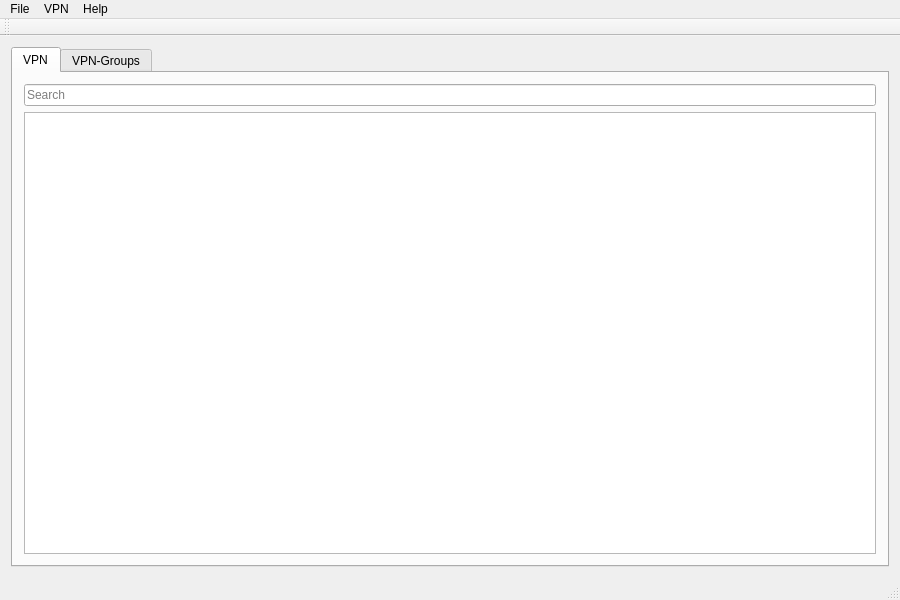
<?xml version="1.0" encoding="UTF-8"?>
<ui version="4.0">
 <class>MainWindow</class>
 <widget class="QMainWindow" name="MainWindow">
  <property name="geometry">
   <rect>
    <x>0</x>
    <y>0</y>
    <width>900</width>
    <height>600</height>
   </rect>
  </property>
  <property name="windowTitle">
   <string>OpenFortiGUI</string>
  </property>
  <widget class="QWidget" name="centralWidget">
   <layout class="QVBoxLayout" name="verticalLayout">
    <item>
     <widget class="QTabWidget" name="tabMain">
      <property name="currentIndex">
       <number>0</number>
      </property>
      <widget class="QWidget" name="tab">
       <attribute name="title">
        <string>VPN</string>
       </attribute>
       <layout class="QVBoxLayout" name="verticalLayout_2">
        <item>
         <widget class="QLineEdit" name="leSearch">
          <property name="placeholderText">
           <string>Search</string>
          </property>
          <property name="clearButtonEnabled">
           <bool>true</bool>
          </property>
         </widget>
        </item>
        <item>
         <widget class="QTreeView" name="tvVpnProfiles">
          <property name="contextMenuPolicy">
           <enum>Qt::CustomContextMenu</enum>
          </property>
          <property name="editTriggers">
           <set>QAbstractItemView::NoEditTriggers</set>
          </property>
          <property name="indentation">
           <number>15</number>
          </property>
          <property name="rootIsDecorated">
           <bool>true</bool>
          </property>
          <property name="sortingEnabled">
           <bool>true</bool>
          </property>
          <attribute name="headerShowSortIndicator" stdset="0">
           <bool>true</bool>
          </attribute>
         </widget>
        </item>
       </layout>
      </widget>
      <widget class="QWidget" name="tab_2">
       <attribute name="title">
        <string>VPN-Groups</string>
       </attribute>
       <layout class="QVBoxLayout" name="verticalLayout_3">
        <item>
         <widget class="QTreeView" name="tvVPNGroups">
          <property name="editTriggers">
           <set>QAbstractItemView::NoEditTriggers</set>
          </property>
          <property name="indentation">
           <number>10</number>
          </property>
          <property name="rootIsDecorated">
           <bool>false</bool>
          </property>
          <property name="sortingEnabled">
           <bool>true</bool>
          </property>
         </widget>
        </item>
       </layout>
      </widget>
     </widget>
    </item>
   </layout>
  </widget>
  <widget class="QMenuBar" name="menuBar">
   <property name="geometry">
    <rect>
     <x>0</x>
     <y>0</y>
     <width>900</width>
     <height>23</height>
    </rect>
   </property>
   <widget class="QMenu" name="menuDatei">
    <property name="title">
     <string>File</string>
    </property>
    <addaction name="actionMenuSettings"/>
    <addaction name="actionMenuWizard"/>
    <addaction name="actionMenuLogs"/>
    <addaction name="actionChangelog"/>
    <addaction name="separator"/>
    <addaction name="actionMenuHide"/>
    <addaction name="actionMenuExit"/>
   </widget>
   <widget class="QMenu" name="menuVPN">
    <property name="title">
     <string>VPN</string>
    </property>
    <addaction name="actionMenuConnect"/>
    <addaction name="actionMenuDisconnect"/>
    <addaction name="separator"/>
   </widget>
   <widget class="QMenu" name="menuHelp">
    <property name="title">
     <string>Help</string>
    </property>
    <addaction name="actionMenuAbout"/>
   </widget>
   <addaction name="menuDatei"/>
   <addaction name="menuVPN"/>
   <addaction name="menuHelp"/>
  </widget>
  <widget class="QToolBar" name="tbActions">
   <property name="contextMenuPolicy">
    <enum>Qt::NoContextMenu</enum>
   </property>
   <property name="toolButtonStyle">
    <enum>Qt::ToolButtonIconOnly</enum>
   </property>
   <attribute name="toolBarArea">
    <enum>TopToolBarArea</enum>
   </attribute>
   <attribute name="toolBarBreak">
    <bool>false</bool>
   </attribute>
  </widget>
  <widget class="QStatusBar" name="statusBar"/>
  <action name="actionMenuExit">
   <property name="icon">
    <iconset resource="res.qrc">
     <normaloff>:/img/quit.png</normaloff>:/img/quit.png</iconset>
   </property>
   <property name="text">
    <string>Exit</string>
   </property>
  </action>
  <action name="actionMenuAbout">
   <property name="icon">
    <iconset resource="res.qrc">
     <normaloff>:/img/about.png</normaloff>:/img/about.png</iconset>
   </property>
   <property name="text">
    <string>About</string>
   </property>
  </action>
  <action name="actionMenuConnect">
   <property name="icon">
    <iconset resource="res.qrc">
     <normaloff>:/img/connected.png</normaloff>:/img/connected.png</iconset>
   </property>
   <property name="text">
    <string>Connect</string>
   </property>
  </action>
  <action name="actionMenuDisconnect">
   <property name="icon">
    <iconset resource="res.qrc">
     <normaloff>:/img/disconnected.png</normaloff>:/img/disconnected.png</iconset>
   </property>
   <property name="text">
    <string>Disconnect</string>
   </property>
  </action>
  <action name="actionMenuHide">
   <property name="icon">
    <iconset resource="res.qrc">
     <normaloff>:/img/hide.png</normaloff>:/img/hide.png</iconset>
   </property>
   <property name="text">
    <string>Hide</string>
   </property>
  </action>
  <action name="actionMenuSettings">
   <property name="icon">
    <iconset resource="res.qrc">
     <normaloff>:/img/settings.png</normaloff>:/img/settings.png</iconset>
   </property>
   <property name="text">
    <string>Settings</string>
   </property>
  </action>
  <action name="actionMenuLogs">
   <property name="icon">
    <iconset resource="res.qrc">
     <normaloff>:/img/log.png</normaloff>:/img/log.png</iconset>
   </property>
   <property name="text">
    <string>Logs</string>
   </property>
  </action>
  <action name="actionMenuWizard">
   <property name="icon">
    <iconset resource="res.qrc">
     <normaloff>:/img/sorceress.png</normaloff>:/img/sorceress.png</iconset>
   </property>
   <property name="text">
    <string>Setup wizard</string>
   </property>
  </action>
  <action name="actionChangelog">
   <property name="icon">
    <iconset resource="res.qrc">
     <normaloff>:/img/changelog.png</normaloff>:/img/changelog.png</iconset>
   </property>
   <property name="text">
    <string>Changelog</string>
   </property>
  </action>
 </widget>
 <layoutdefault spacing="6" margin="11"/>
 <resources>
  <include location="res.qrc"/>
 </resources>
 <connections/>
</ui>
